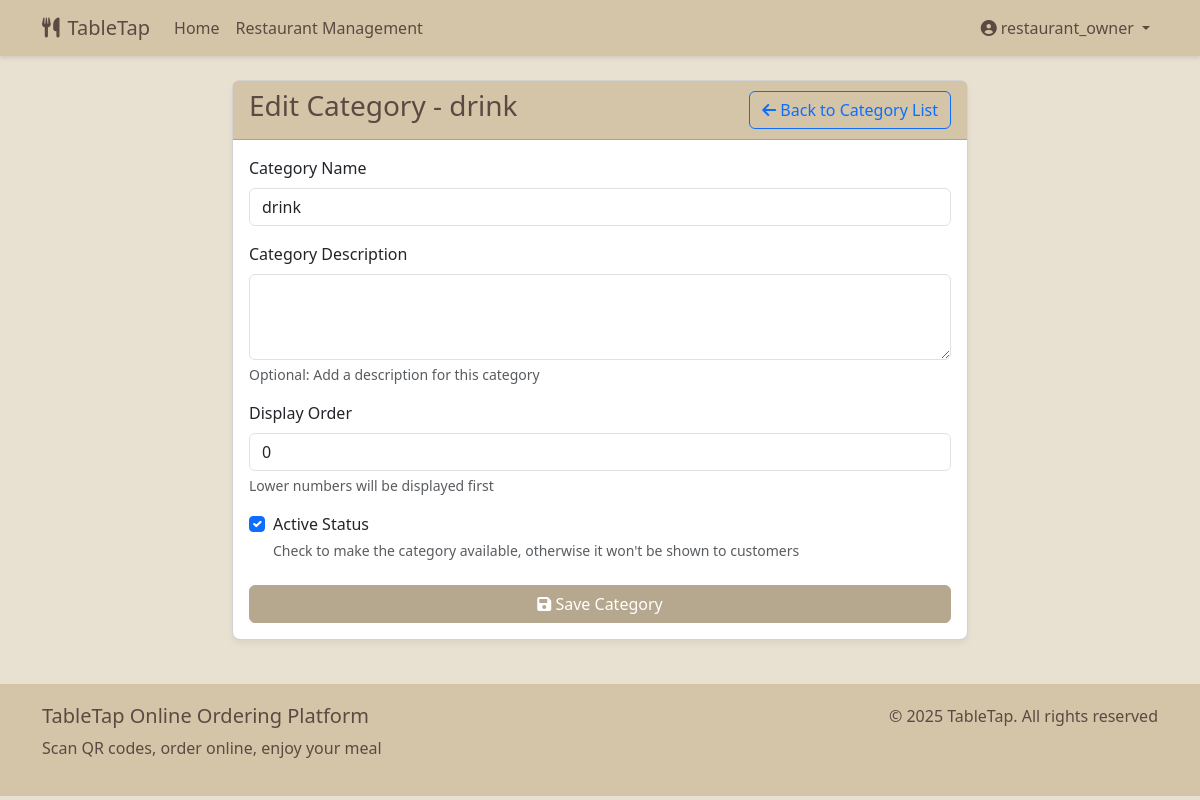
The page /menu/category/1/update/ (signed in) on the database its author committed.
### user/models.py (models this page shows, shortened)
class User(AbstractUser):
    USER_TYPE_CHOICES = (
        ('customer', 'Customer'),
        ('restaurant', 'Restaurant Owner'),
        ('admin', 'Administrator'),
    )
    user_type = models.CharField('User Type', max_length=10, choices=USER_TYPE_CHOICES, default='customer')
    phone = models.CharField('Phone Number', max_length=15, blank=True)
    class Meta:
        verbose_name = 'User'
        verbose_name_plural = 'Users'
    @property
    def is_restaurant_owner(self):
        return self.user_type == 'restaurant'

### menu/models.py (models this page shows, shortened)
class Category(models.Model):
    menu = models.ForeignKey(Menu, on_delete=models.CASCADE, related_name='categories')
    name = models.CharField('Category Name', max_length=100)
    description = models.TextField('Category Description', blank=True)
    order = models.PositiveSmallIntegerField('Order', default=0)
    is_active = models.BooleanField('Active Status', default=True)
    class Meta:
        verbose_name = 'Menu Category'
        verbose_name_plural = 'Menu Categories'
        ordering = ['order', 'id']

### menu/views.py (the view)
# urls.py: path('category/<int:category_id>/update/', views.category_update, name='category_update'),
@login_required
def category_update(request, category_id):
    category = get_object_or_404(Category, id=category_id)
    menu = category.menu
    restaurant = menu.restaurant
    if request.user != restaurant.owner and not request.user.is_superuser:
        return HttpResponseForbidden("You do not have permission to access this page")
    if request.method == 'POST':
        form = CategoryForm(request.POST, instance=category)
        if form.is_valid():
            form.save()
            return redirect('menu:category_list', menu_id=menu.id)
    else:
        form = CategoryForm(instance=category)
    return render(request, 'menu/category_form.html', {
        'form': form,
        'restaurant': restaurant,
        'menu': menu,
        'category': category
    })

### menu/forms.py
class CategoryForm(forms.ModelForm):
    class Meta:
        model = Category
        fields = ['name', 'description', 'order', 'is_active']
        widgets = {
            'name': forms.TextInput(attrs={'class': 'form-control'}),
            'description': forms.Textarea(attrs={'class': 'form-control', 'rows': 3}),
            'order': forms.NumberInput(attrs={'class': 'form-control'}),
            'is_active': forms.CheckboxInput(attrs={'class': 'form-check-input'}),
        }

### templates/menu/category_form.html (shortened to what this page needs)
{% extends 'base.html' %}
{% block content %}
<div class="row">
    <div class="col-md-8 offset-md-2">
        <div class="card">
            <div class="card-header">
                <div class="d-flex justify-content-between align-items-center">
                    <h3>{% if category %}Edit Category - {{ category.name }}{% else %}Add Category{% endif %}</h3>
                    <a href="{% url 'menu:category_list' menu.id %}" class="btn btn-outline-primary">
                        <i class="fas fa-arrow-left"></i> Back to Category List
                    </a>
                </div>
            </div>
            <div class="card-body">
                <form method="post">
                    <div class="mb-3">
                        <label for="{{ form.name.id_for_label }}" class="form-label">Category Name</label>
                        {{ form.name }}
                    </div>
                    <div class="mb-3">
                        <label for="{{ form.description.id_for_label }}" class="form-label">Category Description</label>
                        {{ form.description }}
                        <div class="form-text">Optional: Add a description for this category</div>
                    </div>
                    <div class="mb-3">
                        <label for="{{ form.order.id_for_label }}" class="form-label">Display Order</label>
                        {{ form.order }}
                        <div class="form-text">Lower numbers will be displayed first</div>
                    </div>
                    <div class="mb-3 form-check">
                        {{ form.is_active }}
                        <label class="form-check-label" for="{{ form.is_active.id_for_label }}">
                            Active Status
                        </label>
                        <div class="form-text">Check to make the category available, otherwise it won't be shown to customers</div>
                    </div>
                    <div class="d-grid gap-2 mt-4">
                        <button type="submit" class="btn btn-primary">
                            <i class="fas fa-save"></i> Save Category
                        </button>
                    </div>
                </form>
            </div>
        </div>
    </div>
</div>
{% endblock %}

### templates/base.html (shortened to what this page needs)
<!DOCTYPE html>
<html lang="en">
<head>
    <link href="https://cdn.jsdelivr.net/npm/bootstrap@5.3.0/dist/css/bootstrap.min.css" rel="stylesheet">
    <link rel="stylesheet" href="https://cdnjs.cloudflare.com/ajax/libs/font-awesome/6.0.0/css/all.min.css">
</head>
<body class="paper-texture">
    <nav class="navbar navbar-expand-lg navbar-light mb-4">
        <div class="container">
            <a class="navbar-brand" href="{% url 'restaurant:home' %}">
                <i class="fas fa-utensils me-2"></i>TableTap
            </a>
            <div class="collapse navbar-collapse" id="navbarNav">
                <ul class="navbar-nav me-auto">
                    <li class="nav-item">
                        <a class="nav-link" href="{% url 'restaurant:home' %}">Home</a>
                    </li>
                    {% if user.is_authenticated %}
                        {% if user.is_restaurant_owner %}
                        <li class="nav-item">
                            <a class="nav-link" href="{% url 'restaurant:dashboard' %}">Restaurant Management</a>
                        </li>
                        {% endif %}
                    {% endif %}
                </ul>
                <ul class="navbar-nav">
                    {% if user.is_authenticated %}
                        <li class="nav-item dropdown">
                            <a class="nav-link dropdown-toggle" href="#" id="navbarDropdown" role="button" data-bs-toggle="dropdown">
                                <i class="fas fa-user-circle me-1"></i>{{ user.username }}
                            </a>
                        </li>
                    {% endif %}
                </ul>
            </div>
        </div>
    </nav>
    <div class="container my-4">
        {% block content %}{% endblock %}
    </div>
    <footer class="footer mt-auto">
        <div class="container">
            <div class="row">
                <div class="col-md-6">
                    <h5>TableTap Online Ordering Platform</h5>
                    <p>Scan QR codes, order online, enjoy your meal</p>
                </div>
                <div class="col-md-6 text-md-end">
                    <p>&copy; {% now "Y" %} TableTap. All rights reserved</p>
                </div>
            </div>
        </div>
    </footer>
</body>
</html>

### templates/base.html (style rules this page uses)
:root { --kraft-color: #d4c5a9; --kraft-dark: #b5a88e; --kraft-light: #e8e0d0; --kraft-text: #5a4a42; }
body { background-color: var(--kraft-light); color: var(--kraft-text); font-family: 'Segoe UI', Tahoma, Geneva, Verdana, sans-serif; }
.navbar { background-color: var(--kraft-color); box-shadow: 0 2px 4px rgba(0,0,0,0.1); }
.navbar-brand, .nav-link { color: var(--kraft-text); }
.btn-primary { background-color: var(--kraft-dark); border-color: var(--kraft-dark); color: white; }
.card { background-color: white; border-radius: 8px; box-shadow: 0 4px 6px rgba(0,0,0,0.05); margin-bottom: 20px; }
.card-header { background-color: var(--kraft-color); color: var(--kraft-text); font-weight: bold; }
.footer { background-color: var(--kraft-color); color: var(--kraft-text); padding: 20px 0; margin-top: 30px; }
.paper-texture { position: relative; }
.paper-texture::before { content: ""; position: absolute; top: 0; left: 0; width: 100%; height: 100%; opacity: 0.1; pointer-events: none; }

### rows shown on the page
User: username "restaurant_owner"
Category: name "drink", order "0", is_active "☑"
